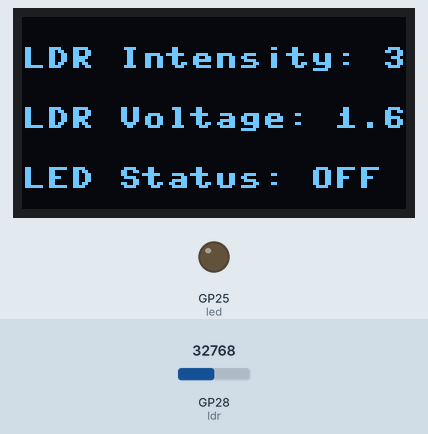
This program was run on a simulated Raspberry Pi Pico running MicroPython. Shown: 128×64 one-colour display, output pins drawn as LEDs (lit = HIGH). Inputs (shaded band) come from the test bench; at power-on: GP28 (ldr) = 32768 (analog values on the 0–65535 scale).

Above: at 1.2 s.
1.3 s: GP28 (ldr) set to 20640
At 3.3 s:
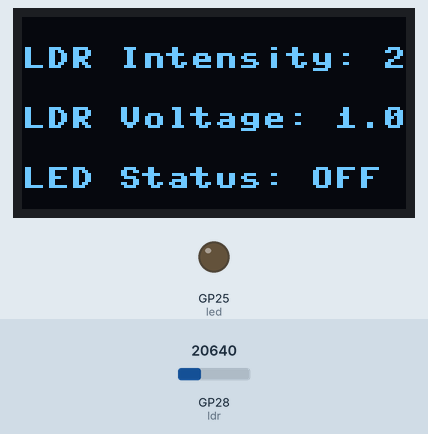
3.6 s: GP28 (ldr) set to 19328
At 4.5 s:
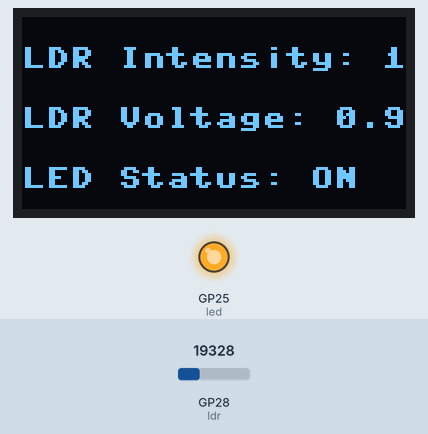
5.6 s: GP28 (ldr) set to 32767
At 6.7 s:
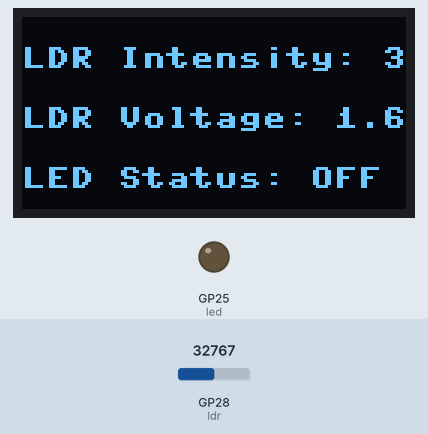
7.7 s: GP28 (ldr) set to 19660
At 8.9 s:
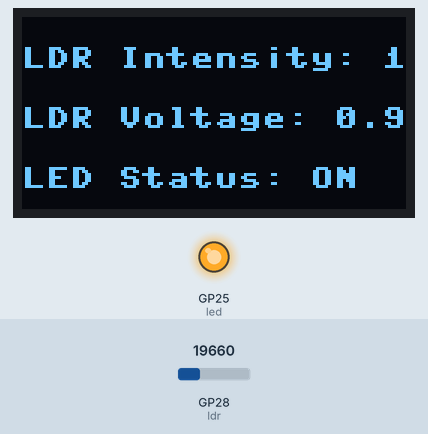
Timing chart, 0 to 10.7 s (numbered marks = the images above; inputs shaded):
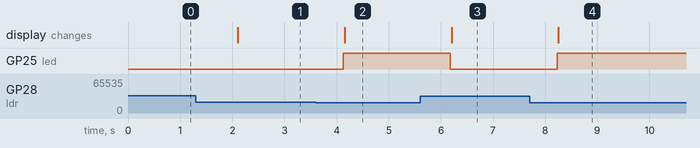

The program:

displyidr.py
```python
from machine import ADC, Pin, I2C
from time import sleep
from ssd1306 import SSD1306_I2C

# Initialize the ADC for LDR
ldr = ADC(2)

# Conversion factor from ADC value to voltage
conv = 3.3 / 65535

# Initialize LED pin
led = Pin('LED', Pin.OUT)

# Initialize I2C for OLED display
i2c = I2C(0, sda=Pin(0), scl=Pin(1), freq=400000)
oled_width = 128
oled_height = 64
disp = SSD1306_I2C(oled_width, oled_height, i2c)

while True:
    intensity = ldr.read_u16()
    voltage = intensity * conv

    # Clear the OLED display
    disp.fill(0)

    # Display LDR intensity and voltage on the OLED
    disp.text(f"LDR Intensity: {intensity}", 0, 10)
    disp.text(f"LDR Voltage: {voltage:.2f} V", 0, 30)

    # Control LED based on LDR reading
    if voltage >= 1.0:
        led.off()  # Turn off LED
        disp.text("LED Status: OFF", 0, 50)
    else:
        led.on()  # Turn on LED
        disp.text("LED Status: ON", 0, 50)

    # Update and show OLED display
    disp.show()

    sleep(1)
```

Measured:
- the behaviour switches between 19872 and 19856 on GP28 (ldr) (found by bisection; images 1 and 2)
- after the input at 1.3 s, the display: changes after 0.80 s (image 1)
- after the input at 3.6 s, GP25 (led): LOW → HIGH after 0.53 s; the display: changes after 0.55 s (image 2)
- after the input at 5.6 s, GP25 (led): HIGH → LOW after 0.58 s; the display: changes after 0.60 s (image 3)
- after the input at 7.7 s, GP25 (led): LOW → HIGH after 0.53 s; the display: changes after 0.55 s (image 4)
